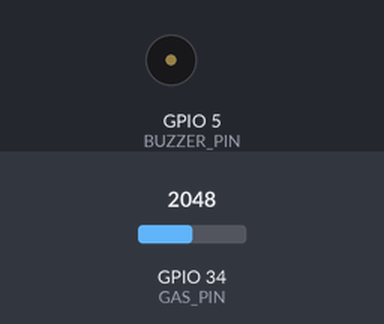
Simulated run of this sketch. Board: ESP32. On the bench: buzzer (waves = sounding, pin HIGH). The test bench sets the inputs (shaded band); at power-on: GPIO 34 (GAS_PIN) = 2048. WiFi joins after 1.5 s; servers stay silent unless stated; random numbers use the default seed unless the sketch sets one; no MQTT or app messages arrive unless stated; what the sketch prints to the serial monitor is not drawn.

Above: at 0.1 s.
At 1.6 s:
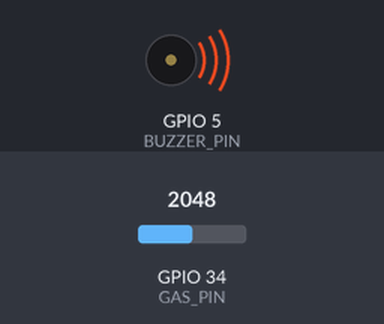
Timing chart, 0 to 3.1 s (numbered marks = the images above):
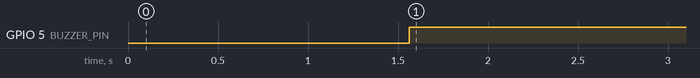

The sketch:

sketch_jan13a.ino
```cpp
#include <WiFi.h>
#include <WiFiClientSecure.h>
#include <PubSubClient.h>

// 1. Cấu hình WiFi
const char* ssid = "Gia Dat";
const char* password = "giadatgiathanh";

// 2. Cấu hình HiveMQ (Lấy từ hình ảnh của bạn)
// - URL
const char* mqtt_server = "735a3a55afbc494aa1b11243344ae022.s1.eu.hivemq.cloud";
const int mqtt_port = 8883; // Cổng bảo mật

// 3. Tài khoản (Tạo trong Access Management của HiveMQ)
const char* mqtt_user = "danielfung";
const char* mqtt_pass = "Pgd05092004@";

const char* mqtt_topic = "iot/sensor/gas";

const int GAS_PIN = 34;   // Chân Analog cảm biến
const int BUZZER_PIN = 5; // Chân Còi (Sửa nếu cần)
const int THRESHOLD = 600; // Ngưỡng báo động

WiFiClientSecure espClient;
PubSubClient client(espClient);

void setup_wifi() {
  delay(10);
  WiFi.begin(ssid, password);
  while (WiFi.status() != WL_CONNECTED) {
    delay(500);
    Serial.print(".");
  }
  Serial.println("\nWiFi Connected");
}

void reconnect() {
  while (!client.connected()) {
    String clientId = "ESP32Client-" + String(random(0xffff), HEX);
    if (client.connect(clientId.c_str(), mqtt_user, mqtt_pass)) {
      Serial.println("MQTT Connected");
    } else {
      delay(5000);
    }
  }
}

void setup() {
  // WRITE_PERI_REG(RTC_CNTL_BROWN_OUT_REG, 0); // Tắt chống sụt áp
  Serial.begin(115200);

  pinMode(GAS_PIN, INPUT);
  pinMode(BUZZER_PIN, OUTPUT);
  digitalWrite(BUZZER_PIN, LOW); // Tắt còi ban đầu

  espClient.setInsecure(); // Bỏ qua check SSL để chạy nhanh
  setup_wifi();
  client.setServer(mqtt_server, mqtt_port);
}

void loop() {
  if (!client.connected()) reconnect();
  client.loop();

  // Đọc cảm biến
  int gasValue = analogRead(GAS_PIN);

  // --- LOGIC TẠI CHỖ (LOCAL) ---
  if (gasValue > THRESHOLD) {
    digitalWrite(BUZZER_PIN, HIGH); // Hú còi
  } else {
    digitalWrite(BUZZER_PIN, LOW);  // Tắt còi
  }

  // --- GỬI LÊN CLOUD (Mỗi 2 giây) ---
  static unsigned long lastMsg = 0;
  if (millis() - lastMsg > 2000) {
    lastMsg = millis();
    char msg[10];
    snprintf(msg, 10, "%d", gasValue);
    client.publish(mqtt_topic, msg);
    Serial.printf("Gas: %d\n", gasValue);
  }
}
```

Measured:
- by itself, GPIO 5 (BUZZER_PIN): LOW → HIGH at 1.6 s
